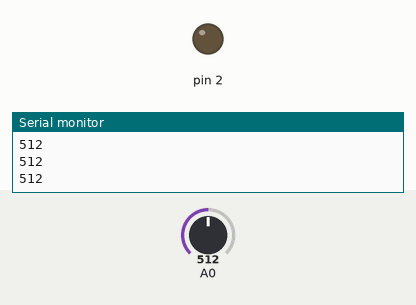
This sketch was run on a simulated Arduino Uno, built with avr-gcc and run on an emulated ATmega328P. On the bench: output pins drawn as LEDs (lit = HIGH), the last lines printed to the serial monitor. Inputs (shaded band) come from the test bench; at power-on: A0 = 512.

Above: at 1.2 s.
1.3 s: A0 set to 588
2.8 s: A0 set to 618
At 4.0 s:
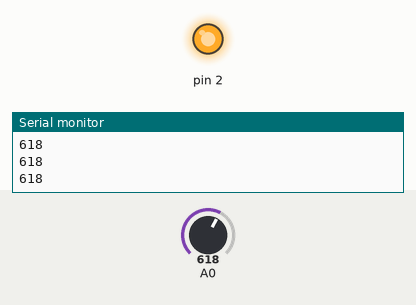
4.3 s: A0 set to 590
At 5.5 s:
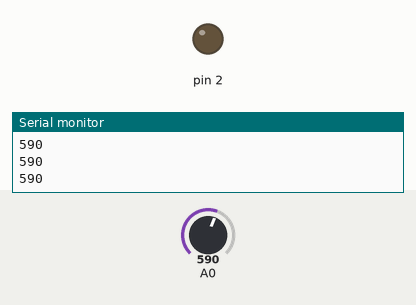
5.8 s: A0 set to 609
At 6.8 s:
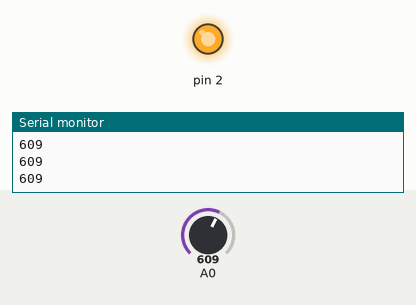
Timing chart, 0 to 8.3 s (numbered marks = the images above; inputs shaded):
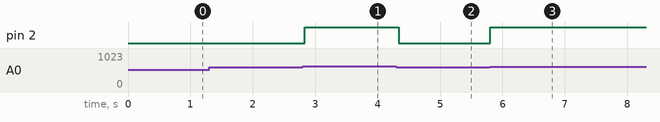

The sketch:

Arrduino_Tuey_Raise4.ino
```cpp
void setup() {
  pinMode(A0,INPUT);
  Serial.begin(9600);
  pinMode(2,OUTPUT);
}

void loop() {
  Serial.println(analogRead(A0));
  if(analogRead(A0)>600)
  {
    digitalWrite(2, HIGH);
    delay(50);
  }
  else if(analogRead(A0)<=599){
    digitalWrite(2,LOW);
    delay(50);
  }
}
```

Measured:
- the behaviour switches between 600 and 601 on A0 (found by bisection; images 0 and 1)
- after the input at 2.8 s, pin 2: LOW → HIGH at once
- after the input at 4.3 s, pin 2: HIGH → LOW at once
- after the input at 5.8 s, pin 2: LOW → HIGH at once
